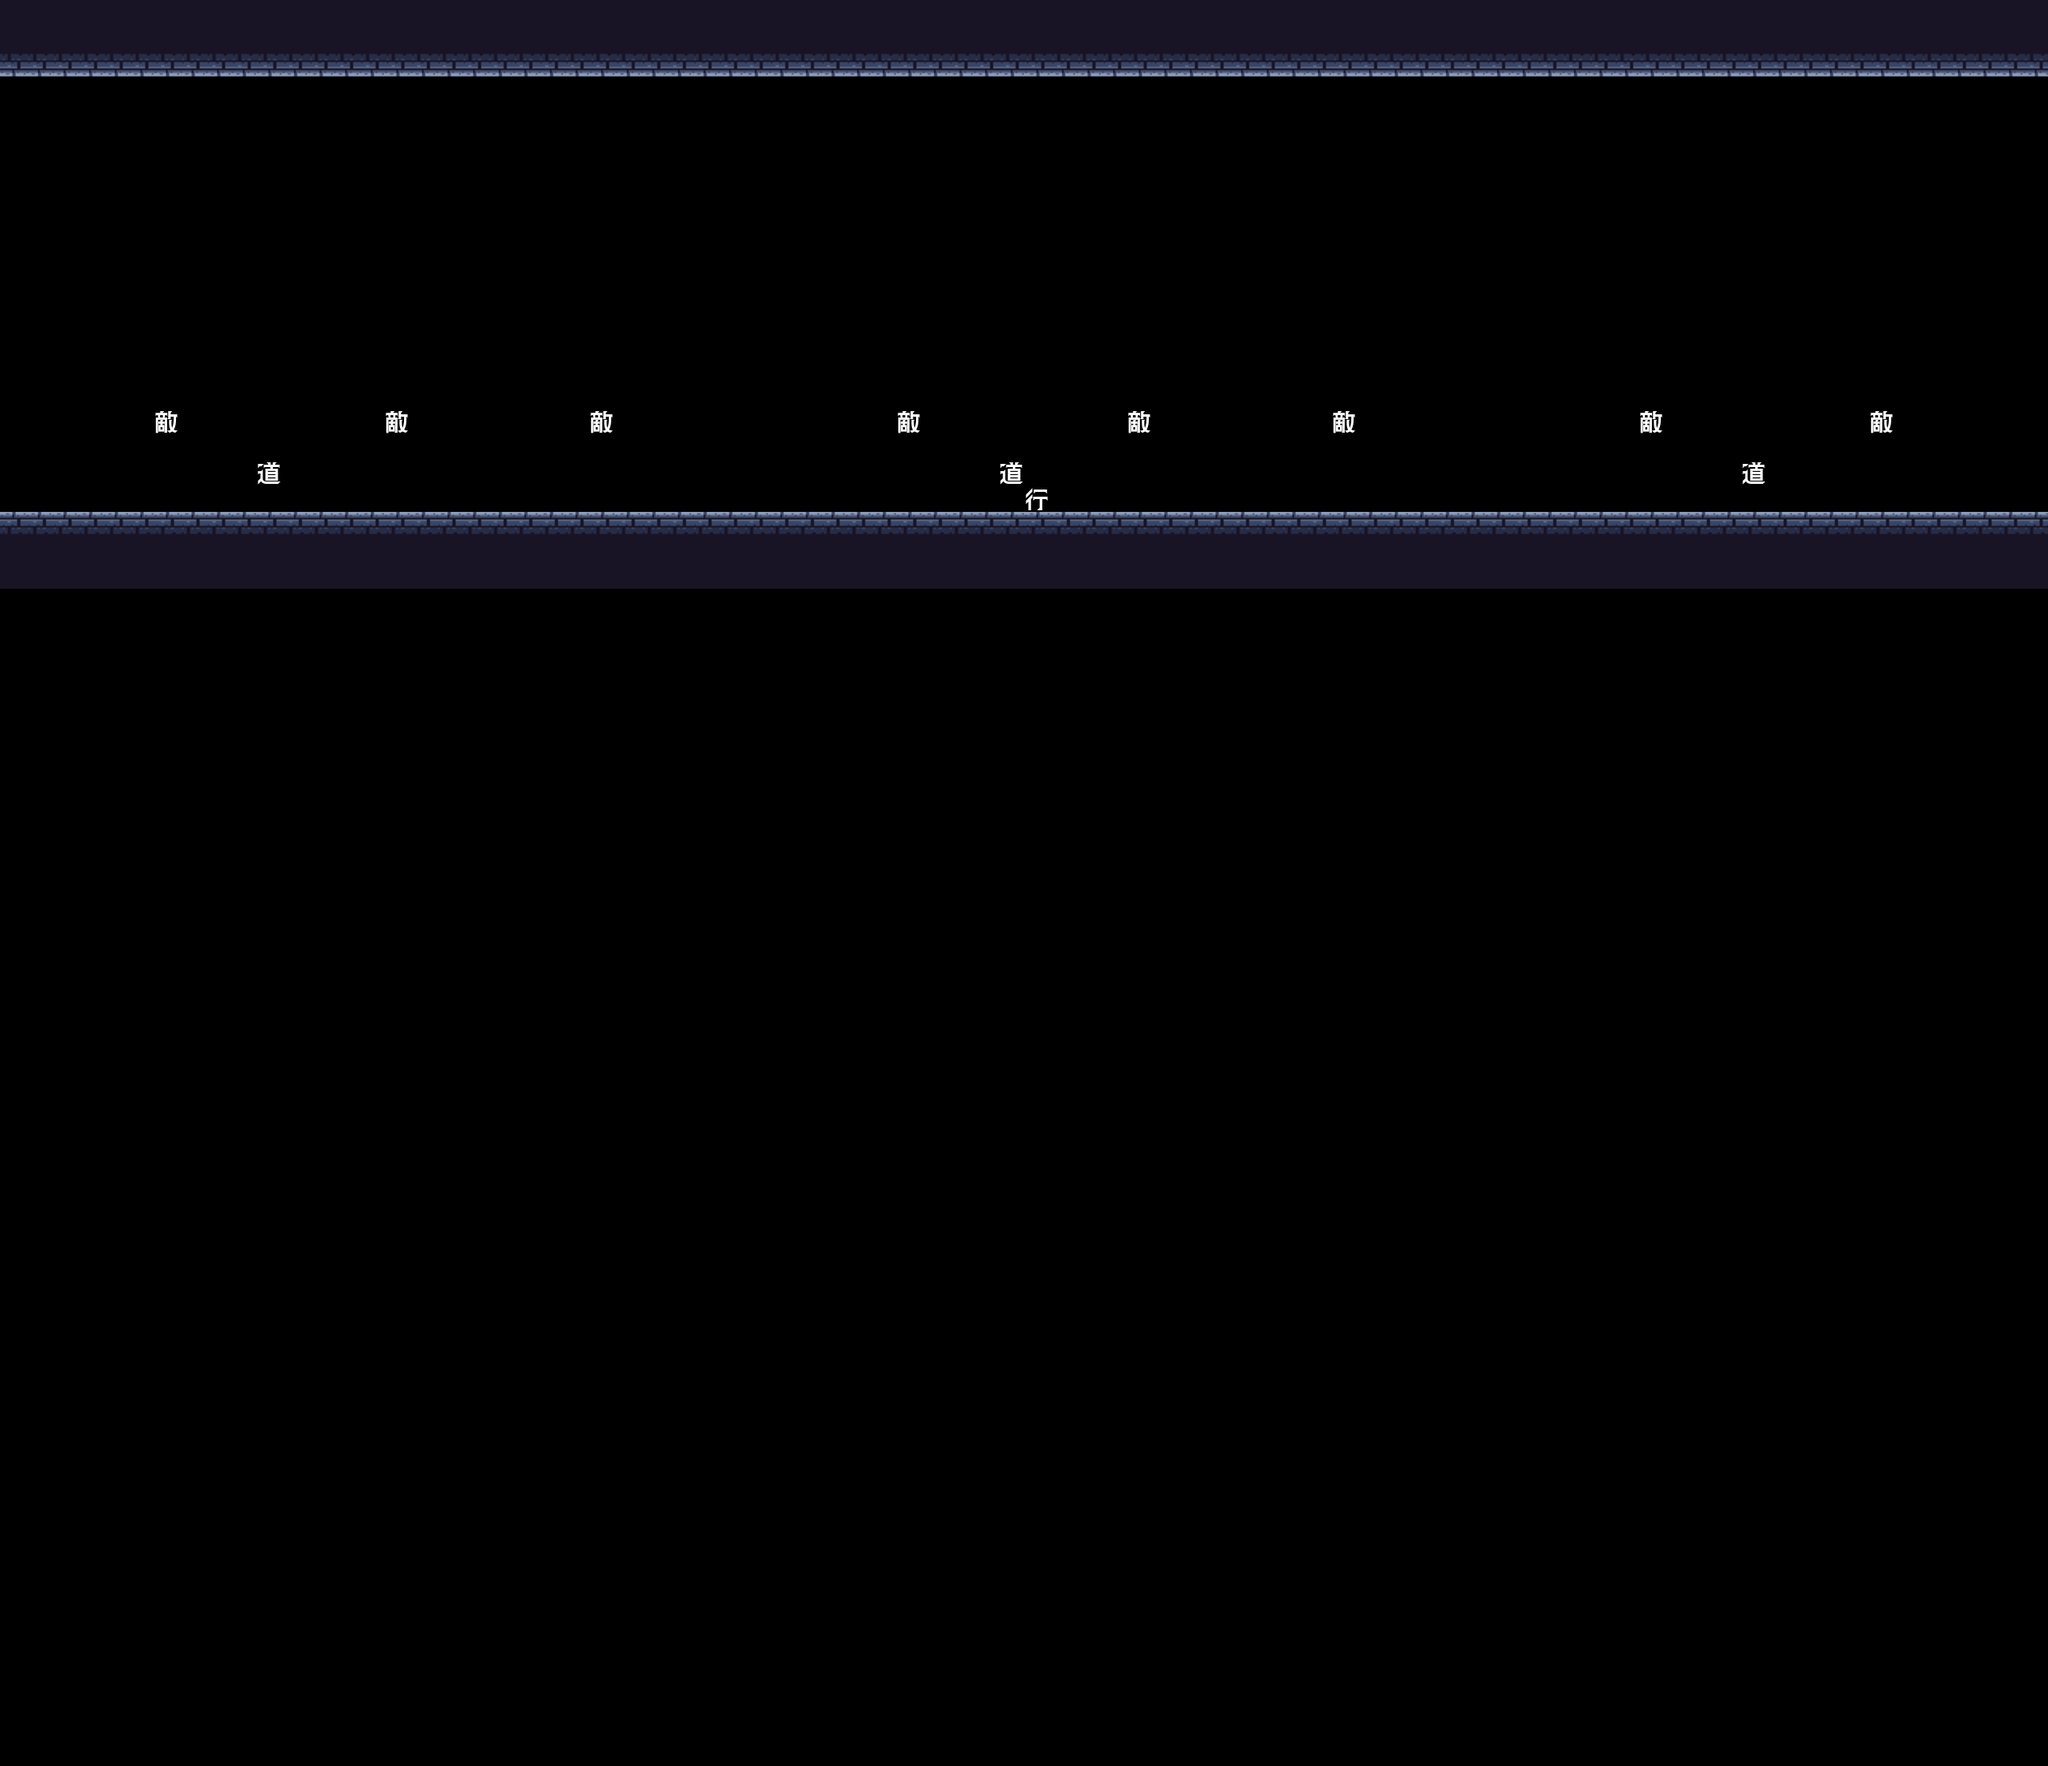

This is a level from a 2D game, rendered from its Tiled map with the project's own tilesets. A one-line summary and the map file follow, with tile-layer data summarised:
An orthogonal 80x69 tile map with 32x32 px tiles, 1 tile layer (タイルレイヤー1).

<map version="1.10" tiledversion="1.11.2" orientation="orthogonal" renderorder="right-down" width="80" height="69" tilewidth="32" tileheight="32" infinite="0" nextlayerid="2" nextobjectid="1">
 <tileset firstgid="1" source="GroundChipsDungeon.tsx" />
 <layer id="1" name="タイルレイヤー1" width="80" height="69">
  <data>[5520 cells, 492 non-empty, 6 distinct tile ids]</data>
 </layer>
</map>
